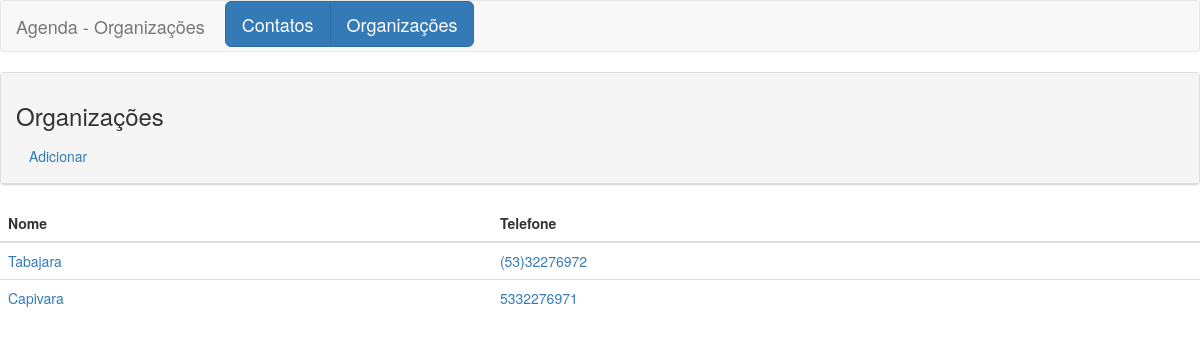
The app's page /organizacoes.php with its own data.
### tables this page shows
CREATE TABLE `organizacoes` (
  `cod_organizacao` bigint(20) NOT NULL,
  `nome_organizacao` varchar(60) NOT NULL,
  `telefone` varchar(14) NOT NULL
);

### organizacoes.php (the view)
<?php
$title="Organizações";
require_once 'header.php';
?>
<div class="row col-md-12">
</div>
<div class="panel panel-default">
	<div class="panel-heading">
		<h3><?php echo 	$title ?></h3>
		<a href="novo_organizacao.php" class="btn btn-md-primary">Adicionar</a>
	</div>
</div>
<table class="table table-stripped">
	<thead>
		<tr>
			<th>Nome</th>
			<th>Telefone</th>
		</tr>
	</thead>
	<tbody>
		<?php
		$consulta = $con->query("SELECT * FROM organizacoes;");
		while ($linha = $consulta->fetch(PDO::FETCH_ASSOC)) {
			?>
			<tr>
				<td>
					<a href="edita_organizacao.php?c=<?php echo $linha['cod_organizacao'] ?>">
						<?php echo $linha['nome_organizacao'] ?>
					</a>
				</td>
				<td>
					<a href="edita_organizacao.php?c=<?php echo $linha['cod_organizacao'] ?>">
						<?php echo $linha['telefone'] ?>
					</a>
				</td>
			</tr>
			<?php } ?>
		</tbody>
	</table>
	<?php
	require_once 'footer.php';
	?>

### records on screen
organizacoes: nome_organizacao "Tabajara", telefone "(53)32276972"
organizacoes: nome_organizacao "Capivara", telefone "5332276971"

### other values on screen
$title "Organizações"
